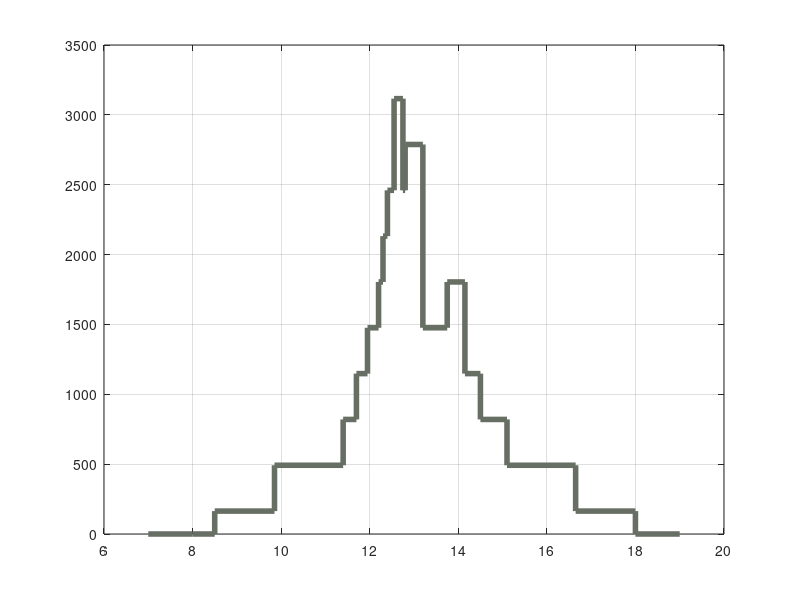

MATLAB code to generate this figure: (Note: this script raises an error after producing the figure.)
%Perfil Operacional TUG
%Perfil operacional del TUG para un día con una maniobra
clc
clear

%Perfil actual TUG
P_engine_continuous=1640;
P_engine_standby=2000;
P_engine_prime=1825;

P_engine    = 2*P_engine_continuous*[0, 0,  0.05,  0.15,  0.25,  0.35,  0.45,  0.55,  0.65,  0.75,  0.95,  0.75,  0.85,  0.45,  0.55,  0.35,  0.25,  0.15,  0.05,  0, 0]';
sfc_engine  =                     [0, 0, 305.7, 283.6, 265.9, 251.8, 241.4, 234.2, 229.7, 226.9, 224.6, 226.9, 225.5, 241.4, 234.2, 251.8, 265.9, 283.6, 305.7,  0, 0]';
Time        =                   8+[-1, 0,   0.5,  1.85,   3.4,   3.7,  3.95,   4.2,   4.3,   4.4,  4.55,  4.75,   4.8,   5.2,  5.75,  6.15,   6.5,   7.1,  8.65, 10, 11]';

stairs(Time,P_engine,'LineWidth', 4, 'Color',"#676E63")
grid on
ax = gca;
ax.FontSize = 16;
ax.GridAlpha = 0.5;
xlabel('\bf Horas Hábiles(Hrs)')
ylabel('\bf Potencia (kWm)')
title ('\bf Perfil de Carga')
yticks(-100:1100:3200)
%ylim([-100:3200])
xlim([7 19])
xticks(7:2:19)

%% Propuesta para Batería y Diesel

% Propuesta Diesel
P_diesel   =2*P_engine_continuous*[0,0,  0, 0,  0.25,  0.35,  0.45,  0.55,  0.65,  0.75,  0.95,  0.75,  0.85,  0.45,  0.55,  0.35,  0.25, 0,  0,  0,0]';
sfc_diesel =                      [0,0,  0, 0, 265.9, 251.8, 241.4, 234.2, 229.7, 226.9, 224.6, 226.9, 225.5, 241.4, 234.2, 251.8, 265.9, 0,  0,  0,0]';

%Propuesta Batt
P_batt= P_engine_continuous*[0,0,  0.05,  0.15,  0,  0,  0,  0,  0,  0,  0,  0,  0,  0,  0,  0,  0,  0.15,  0.05,  0,0]';


stairs(Time,P_batt,'LineWidth', 4,'Color',"#7CDF7C")
hold on
stairs(Time,P_diesel,'LineWidth', 3,'Color',"#676E63")
grid on
ax = gca;
ax.FontSize = 16;
xlabel('\bf Horas Hábiles(Hrs)')
ylabel('\bf Potencia (kWm)')
title ('\bf Perfil de Carga')
legend('Batt', 'Diesel','Location','northwest')
yticks(-100:1100:3200)
xlim([7 19])
xticks(7:2:19)

%% Tiempo de Uso
use_time=zeros(length(Time),1);
for i=1:(length(Time)-2)
    use_time(i+1,1) = Time(i+2,1)-Time(i+1,1);
end
use_time(1,1)=0.5; %Forzar para que la suma del tiempo de uso sea 10 hrs

T = table(P_engine,use_time)
sum(use_time)

%%
% P_diesel corresponde al trabajo realizado sólo por el motor diesel
CF = 3.206,
for j=1:(length(Time))
    EMM1(j,1)=sfc_engine(j,1)*P_engine(j,1)*use_time(j,1)*CF/(1e6);
    EMM2(j,1)=sfc_diesel(j,1)*P_diesel(j,1)*use_time(j,1)*CF/(1e6);
end

stairs(Time,EMM1,'LineWidth', 4,'Color',"#676E63")
grid on
xlabel('\bf Horas Hábiles(Hrs)')
ylabel('\bf Ton {CO}_{2}')
title ('\bf Emisiones')
ax = gca;
ax.FontSize = 16;
yticks(0:0.2:0.8)
%ylim([-100:3200])
xlim([7 19])
xticks(7:2:19)
%matrix=[EMM1,sfc_engine,P_engine,use_time];
%%
CF = 3.206,
for j=1:(length(Time))
    EMM1(j,1)=sfc_engine(j,1)*P_engine(j,1)*use_time(j,1)*CF/(1e6);
    EMM2(j,1)=sfc_diesel(j,1)*P_diesel(j,1)*use_time(j,1)*CF/(1e6);
end

stairs(Time,EMM1,'-.','LineWidth', 3,'Color',"#676E63")
hold on
stairs(Time,EMM2,'LineWidth', 4,'Color',"#7CDF7C")
grid on
ax = gca;
ax.FontSize = 16;
xlabel('Horas Hábiles(Hrs)')
ylabel('Ton {CO}_{2}')
title ('\bf Emisiones')
legend('s/n Batt', 'c/n Batt','Location','northeast')
yticks(0:0.2:0.8)
xlim([7 19])
xticks(7:2:19)

%%
for k=1:(length(Time))
    EMM1_acc(k)=sum(EMM1(1:k));
    EMM2_acc(k)=sum(EMM2(1:k));
end

plot(Time,EMM1_acc,'LineWidth', 1.5,'Color',"#676E63")
hold on
plot(Time,EMM2_acc,'LineWidth', 1.5,'Color','#D4AC0D')
grid on
xlabel('Horas Hábiles(Hrs)')
ylabel('Emisiones (Ton CO2)')
title ('\bf Emisiones Acumuladas Motor Cat3516B')
legend('s/n Batt', 'c/n Batt','Location','northwest')

%% BAR GRAPHIC

%Se realizará una ponderación del 43% del motor principal diesel, para así
%simular las emisiones obtenidas por el Motor diesel secundario.

%P_engine    = 2*P_engine_continuous*[0, 0,  0.05,  0.15, 0.25, 0.35, 0.45,  0.55, 0.65, 0.75,  0.95,  0.75, 0.85, 0.45,  0.55,  0.35, 0.25, 0.15,  0.05,  0, 0]';
%P_diesel    = 2*P_engine_continuous*[0, 0,     0,     0, 0.25, 0.35, 0.45,  0.55, 0.65, 0.75,  0.95,  0.75, 0.85, 0.45,  0.55,  0.35, 0.25,    0,     0,  0, 0]';
%P_batt      =   P_engine_continuous*[0, 0,  0.05,  0.15,    0,    0,    0,     0,    0,    0,     0,     0,    0,    0,     0,     0,    0, 0.15,  0.05,  0, 0]';
%Time        =                       [7, 8,   8.5,  9.85, 11.4, 11.7, 11.95, 12.2, 12.3, 12.4, 12.55, 12.75, 12.8, 13.2, 13.75, 14.15, 14.5, 15.1, 16.65, 17,19]';

% REGISTRO:  P_MainDiesel_bar3    = 2*P_engine_continuous*[ 0,  0.05,   0.2,  0.35,   0.8,   0.5,  0.3,  0.15,  0.05,     0,   0]';

P_TUG                = 2*P_engine_continuous*[ 0,  0.05,   0.2,  0.35,   0.8,   0.5,  0.3,  0.15,   0.1,  0.05, 0.05]';
P_MainDiesel_bar3    = 2*P_engine_continuous*[ 0,     0,   0.2,  0.35,   0.8,   0.5,  0.3,     0,     0,     0,    0]';
P_batt_bar3          = 2*P_engine_continuous*[ 0,  0.05,     0,     0,     0,     0,    0,  0.15,   0.1,  0.05, 0.05]';
Time_bar3            =                       [ 8,     9,    10,    11,    12,    13,   14,    15,    16,    17,   18]';
%Time_jornada            =                    [ 9:00,     8:00,    '8:00',    '8:00',    '8:00',    '8:00',   '8:00',    '8:00',    '8:00',    '8:00',   '8:00']';

y=Time_bar3;
z=[P_batt_bar3 P_MainDiesel_bar3];
b=bar3(y,z);
ax = gca;
axis tight
zticks(500:1000:3000)
set(ax,'ytick',8:2:18,'yticklabel',compose('%d:00',8:2:18))
ax.XAxis.FontSize = 12; % or whatever
ax.XAxis.FontName = 'Helvetica';
ax.YAxis.FontSize = 14; % or whatever
ax.YAxis.FontName = 'Times New Roman';
ax.ZAxis.FontSize = 14; % or whatever
ax.ZAxis.FontName = 'Times New Roman';
m={'Battery','Diesel'};    % systems
xticklabels(m)
xtickangle(315)
zlabel('[kW]','FontName', 'Times New Roman')
title ('\bf Proposed Operational Profile - Hybrid Tug')
b(1).FaceColor=[0.51,0.87,0.46];
%b(2).FaceColor=[0.42,0.68,0.87];
b(2).FaceColor=[0.60,0.62,0.58];

%%
x=P_TUG;
c=bar(y,x);
m={'Main Diesel'};    % systems
bx = gca;
bx.XAxis.FontSize = 14; % or whatever
bx.XAxis.FontName = 'Times New Roman';
bx.YAxis.FontSize = 14; % or whatever
bx.YAxis.FontName = 'Times New Roman';
ylabel('[kW]')
yticks(500:1000:3000)
set(bx,'xtick',8:2:18,'xticklabel',compose('%d:00',8:2:18))
bx.GridAlpha = 0.5;
grid on
c(1).FaceColor=[0.60,0.62,0.58];
title ('\bf Operational Profile - Tugboat')

%%
tiledlayout(1,2);

%Tile 1
nexttile
c=bar(y,x);
c(1).FaceColor=[0.40,0.43,0.39];
ax = gca;
ax.FontSize = 16;
xlabel('\bf Horas Hábiles(Hrs)')
ylabel('\bf Potencia (kWm)')
title ('\bf Perfil de Carga')
grid on
yticks(0:500:3000)
xticks(8:2:18)

%Tile 2
nexttile
bar3(y,z)
b=bar3(y,z);
b(1).FaceColor=[0.49,0.87,0.49];
b(2).FaceColor=[0.00,0.60,0.30];
b(3).FaceColor=[0.40,0.43,0.39];
m={'Bat','Gen Set','Main Diesel'};    % systems
xticklabels(m)
grid on
zticks(0:500:3000)
yticks(8:2:18)
zlabel('Potencia [kW]')
ylabel('Horas Hábiles [h]')
